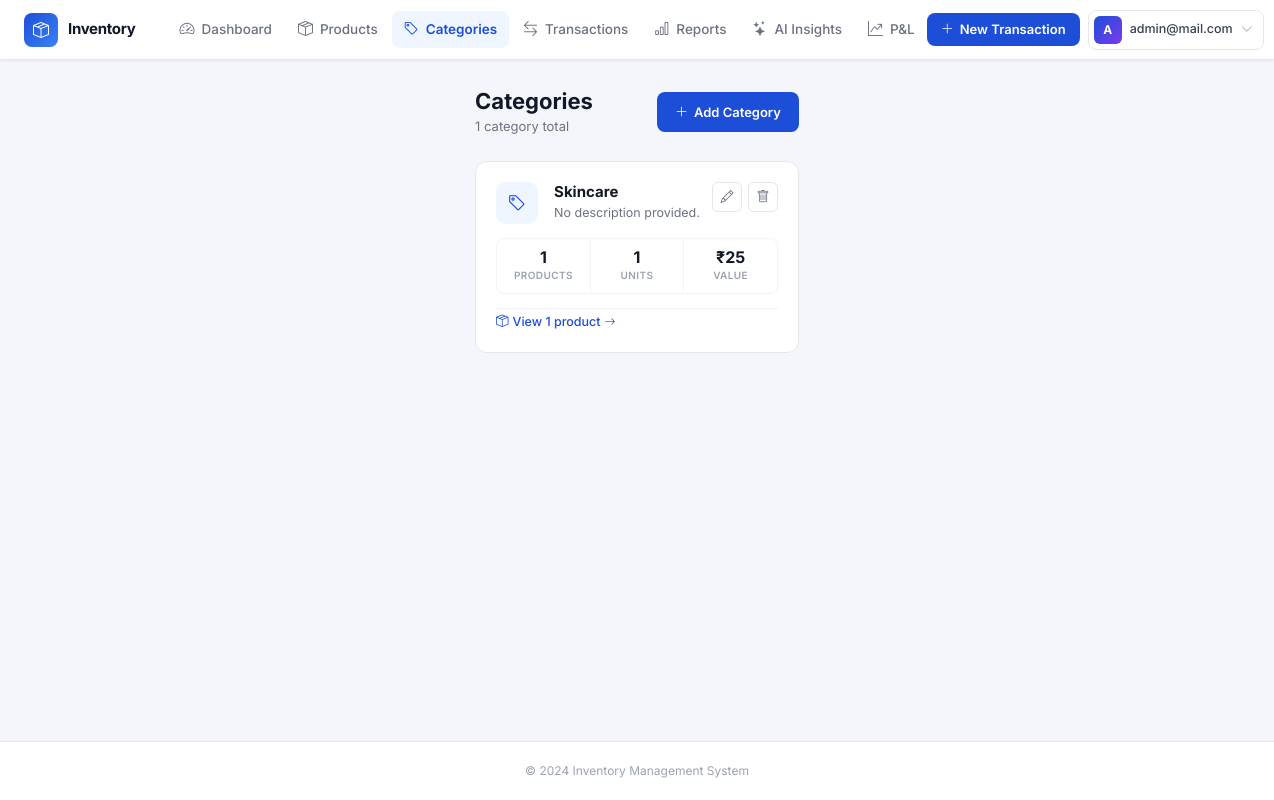
Page /categories/ (signed in) on the earlier database version.
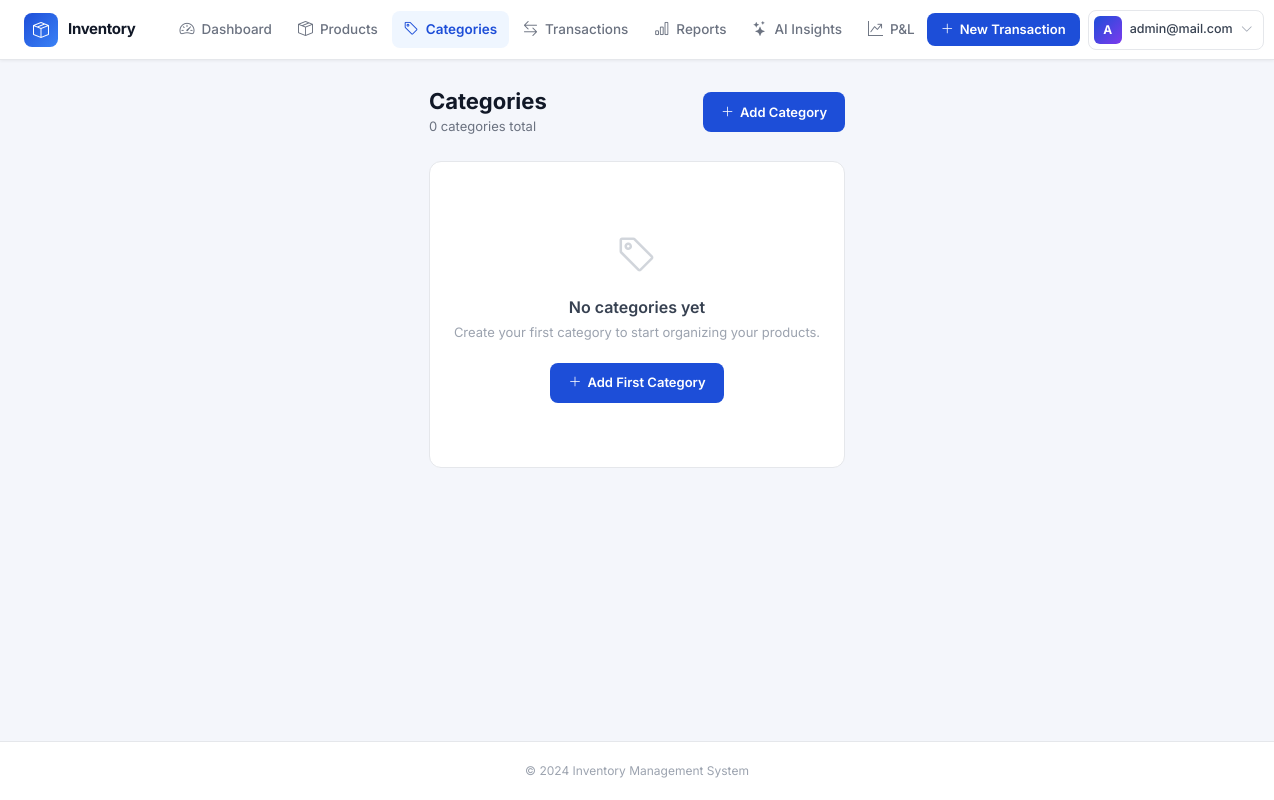
Same page on the later database version.
### inventory/models.py (models this page shows, shortened)
class Category(models.Model):
    user = models.ForeignKey(
        settings.AUTH_USER_MODEL,
        on_delete=models.CASCADE,
        related_name='categories',
        null=True,   # null during migration for existing rows
        blank=True,
    )
    name = models.CharField(max_length=100, db_index=True)
    description = models.TextField(blank=True)
    class Meta:
        db_table = 'categories'
        verbose_name_plural = 'categories'
        unique_together = [('user', 'name')]

### inventory/views.py (the view)
# urls.py: path('categories/', views.CategoryListView.as_view(), name='category_list'),
class CategoryListView(LoginRequiredMixin, ListView):
    model = Category
    template_name = 'inventory/category_list.html'
    context_object_name = 'categories'
    paginate_by = 20
    def get_queryset(self):
        from django.db.models import Count, Sum, F
        return Category.objects.filter(user=self.request.user).annotate(
            product_count=Count('products'),
            total_qty=Sum('products__quantity'),
            total_value=Sum(F('products__quantity') * F('products__price')),
        ).order_by('name')

### templates/inventory/category_list.html (shortened to what this page needs)
{% extends 'base.html' %}
{% block content %}
<div class="page-header">
  <div>
    <h1>Categories</h1>
    <p>{{ categories|length }} categor{{ categories|length|pluralize:"y,ies" }} total</p>
  </div>
  <a href="{% url 'category_create' %}" class="btn-primary-custom">
    <i class="bi bi-plus-lg"></i> Add Category
  </a>
</div>
{% if categories %}
<div class="cat-grid">
  {% for cat in categories %}
  <div class="cat-card">
    <div class="cat-card-top">
      <div class="d-flex align-items-start gap-3">
        <div class="cat-icon"><i class="bi bi-tag"></i></div>
        <div>
          <p class="cat-name">{{ cat.name }}</p>
          <p class="cat-desc">{{ cat.description|default:"No description provided." }}</p>
        </div>
      </div>
      <div class="cat-actions">
        <a href="{% url 'category_update' cat.pk %}" class="btn-icon" title="Edit">
          <i class="bi bi-pencil"></i>
        </a>
        <a href="{% url 'category_delete' cat.pk %}" class="btn-icon danger" title="Delete">
          <i class="bi bi-trash"></i>
        </a>
      </div>
    </div>
    <div class="cat-stats">
      <div class="cat-stat">
        <div class="cat-stat-val">{{ cat.product_count|default:0 }}</div>
        <div class="cat-stat-lbl">Products</div>
      </div>
      <div class="cat-stat">
        <div class="cat-stat-val">{{ cat.total_qty|default:0 }}</div>
        <div class="cat-stat-lbl">Units</div>
      </div>
      <div class="cat-stat">
        <div class="cat-stat-val">₹{{ cat.total_value|default:0|floatformat:0 }}</div>
        <div class="cat-stat-lbl">Value</div>
      </div>
    </div>
    <div class="cat-footer">
      <a href="{% url 'product_list_view' %}?category={{ cat.name }}">
        <i class="bi bi-box-seam"></i>
        View {{ cat.product_count|default:0 }} product{{ cat.product_count|default:0|pluralize }}
        <i class="bi bi-arrow-right" style="font-size:11px;"></i>
      </a>
    </div>
  </div>
  {% endfor %}
</div>
{% else %}
<div class="empty-state">
  <div class="empty-icon"><i class="bi bi-tag"></i></div>
  <h3>No categories yet</h3>
  <p>Create your first category to start organizing your products.</p>
  <a href="{% url 'category_create' %}" class="btn-primary-custom" style="display:inline-flex;">
    <i class="bi bi-plus-lg"></i> Add First Category
  </a>
</div>
{% endif %}
{% endblock %}

Differences in the rows shown:
removed Category: name "Skincare", description "No description provided.", product_count "1", total_qty "1", total_value "25"
Other differences:
{{ categories|length }}: "1" → "0"
text now shown: "No categories yet Create your first category to start organizing your products. Add First Category"
